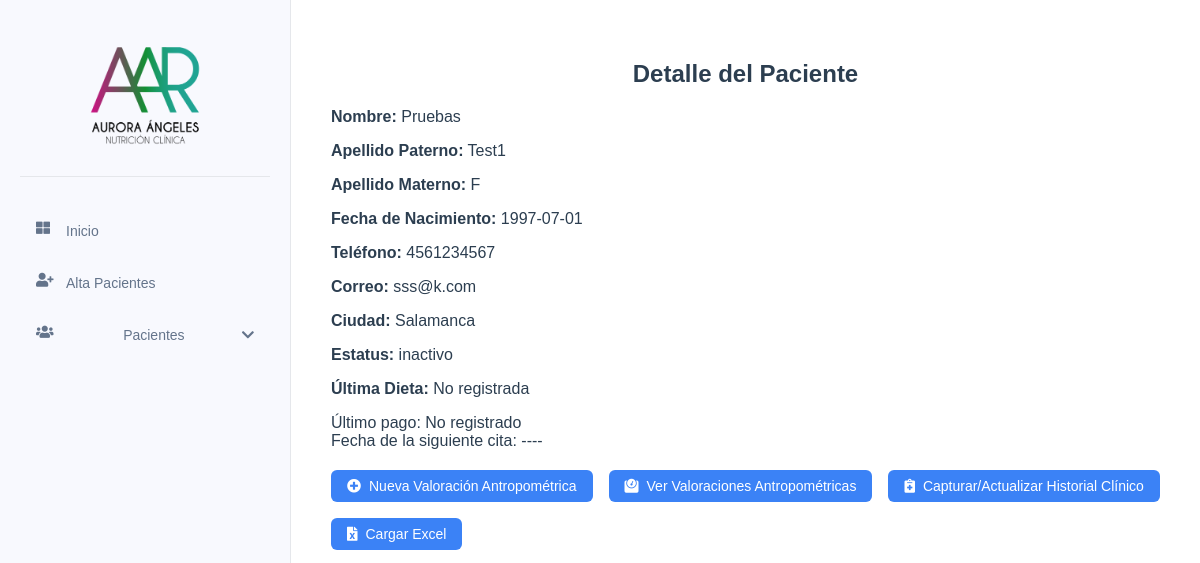
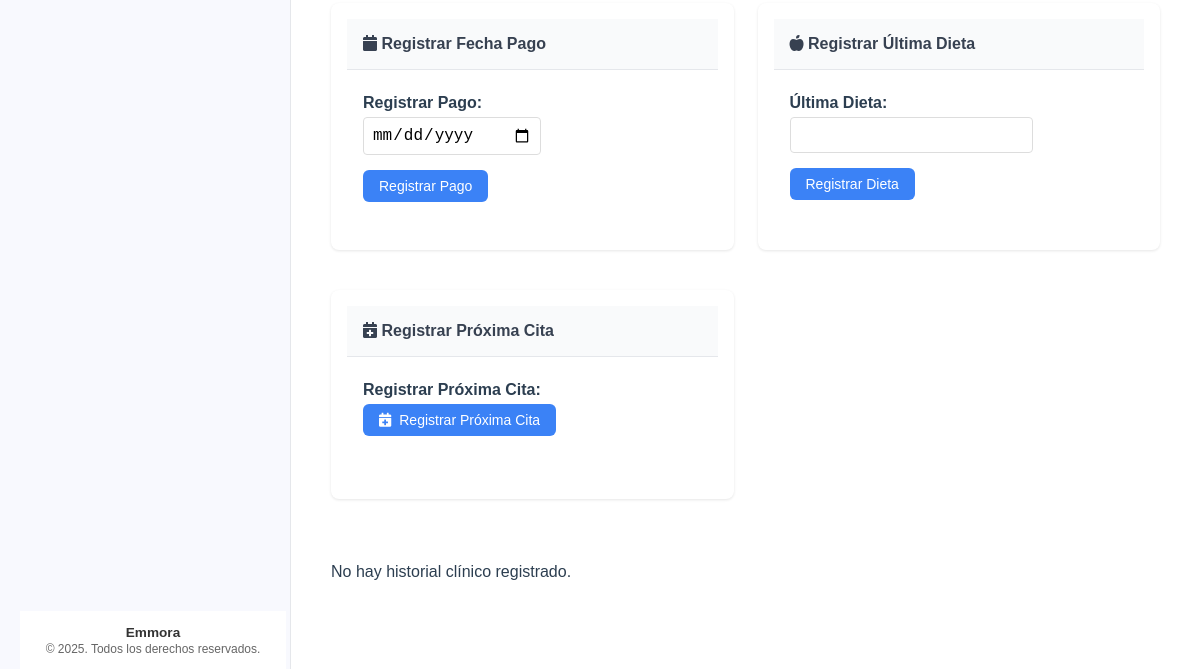
Before: /pacientes/2 with the older database file (2 pictures, top to bottom).
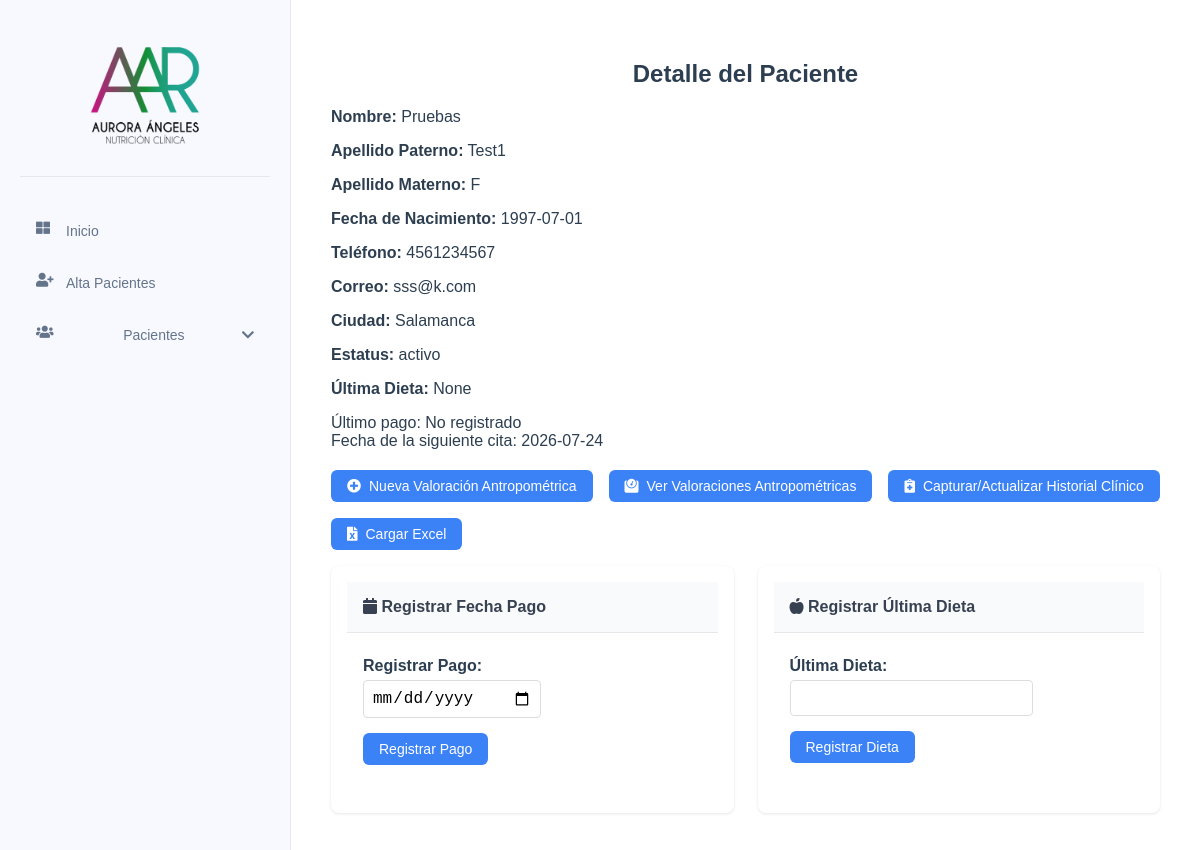
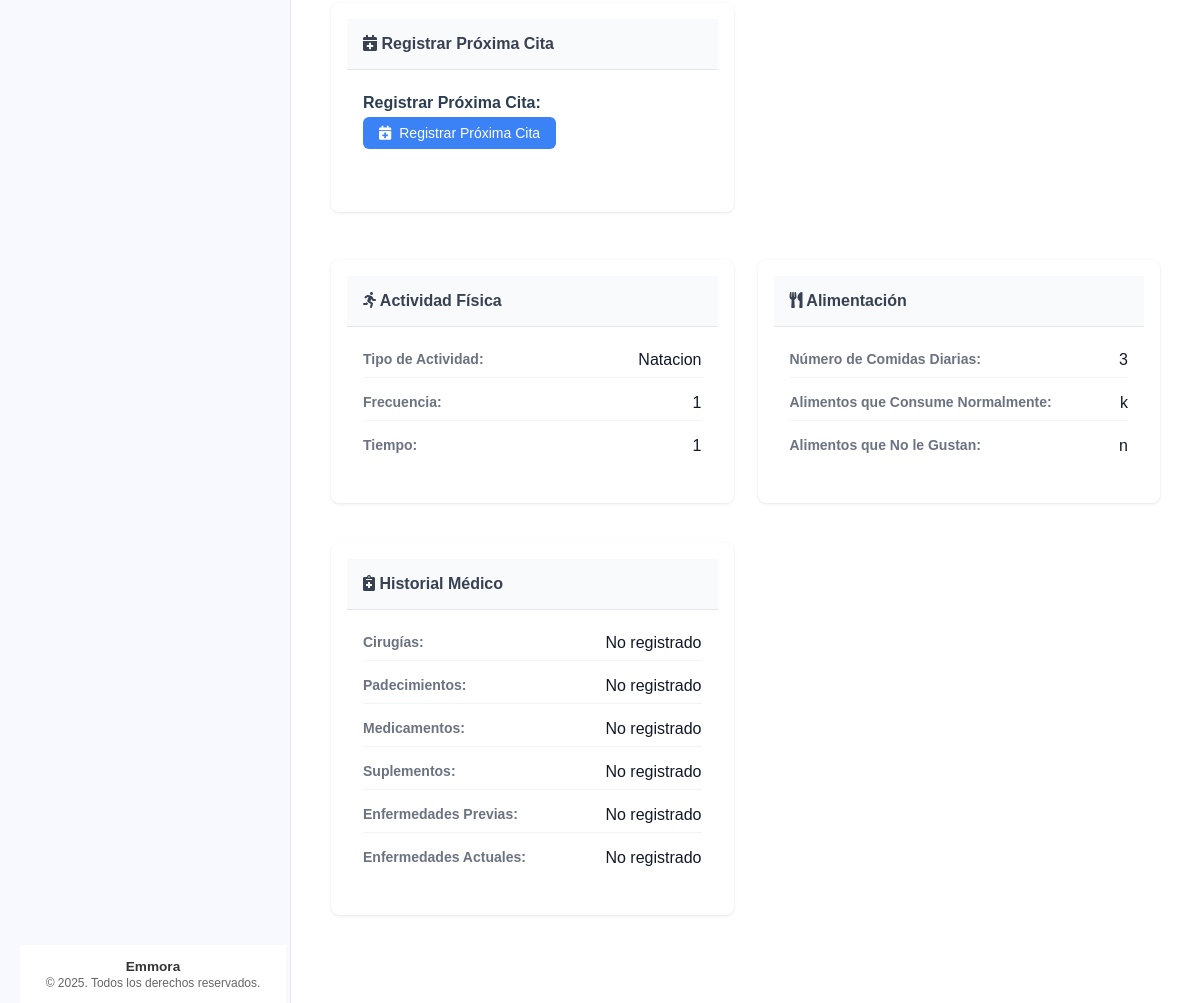
After: the same page with the newer database file (2 pictures, top to bottom).
### tables this page shows
CREATE TABLE pacientes (
    id INTEGER PRIMARY KEY AUTOINCREMENT,
    nombre TEXT NOT NULL,
    apellido_paterno TEXT NOT NULL,
    apellido_materno TEXT NOT NULL,
    fecha_nacimiento DATE NOT NULL,
    telefono TEXT NOT NULL,
    correo TEXT UNIQUE NOT NULL,
    ciudad TEXT NOT NULL,
    fecha_registro TIMESTAMP DEFAULT CURRENT_TIMESTAMP,
    status TEXT NOT NULL DEFAULT 'activo' CHECK (status IN ('activo', 'inactivo'))
);

CREATE TABLE historial_clinico (
    id INTEGER PRIMARY KEY AUTOINCREMENT,
    paciente_id INTEGER NOT NULL,
    cirugias TEXT,
    padecimientos TEXT,
    medicamentos TEXT,
    suplementos TEXT,
    enfermedades_previas TEXT,
    enfermedades_actuales TEXT,
    tipo_actividad_fisica TEXT,
    frecuencia_actividad_fisica TEXT,
    tiempo_actividad_fisica TEXT,
    numero_comidas_diarias INTEGER,
    alimentos_normales TEXT,
    alimentos_no_gustados TEXT,
    FOREIGN KEY (paciente_id) REFERENCES pacientes (id)
);

### app/controllers/pacientes.py (the view, shortened to what this page needs)
@pacientes.route('/<int:id>', methods=['GET', 'POST'])
def detalle_paciente(id):
    paciente = Paciente.obtener_por_id(id)
    if paciente is None:
        flash('Paciente no encontrado', 'error')
        return redirect(url_for('pacientes.lista_pacientes'))
    ultimo_pago = Pago.obtener_ultimo_pago(id)
    historial = HistorialClinico.obtener_por_paciente_id(id)
    ultima_valoracion = ValoracionAntropometrica.obtener_ultima_por_paciente(id)
    cita_id = request.args.get('cita_id', None)
    cita = None
    if cita_id:
        cita = Cita.obtener_por_id(cita_id)  # Asegúrate de tener un método para obtener la cita por ID
    siguiente_cita_str = Cita.obtener_siguiente_cita(id)  # Llama a la función para obtener la siguiente cita
    if siguiente_cita_str:
        siguiente_cita = datetime.combine(siguiente_cita_str, datetime.min.time())  # Convertir a datetime.datetime
    else:
        siguiente_cita = None
    today = datetime.now()  # Mantener como datetime.datetime
    return render_template('pacientes/detalle_paciente.html',
                            paciente=paciente,
                            ultimo_pago=ultimo_pago,
                            historial=historial,
                            ultima_valoracion=ultima_valoracion,
                            cita=cita,
                            siguiente_cita=siguiente_cita,
                            today=today)  # Pasar la cita al template

### app/db.py (called while the page is built)
def get_db():
    if 'db' not in g:
        try:
            g.db = sqlite3.connect(
                'pacientes.db',
                detect_types=sqlite3.PARSE_DECLTYPES
            )
            g.db.row_factory = sqlite3.Row
        except sqlite3.Error as e:
            logger.error(f"Error crítico al conectar con la base de datos SQLite: {e}")
            raise e
    return g.db

def query_db(query, args=(), one=False):
    try:
        cur = get_db().execute(query, args)
        rv = cur.fetchall()
        cur.close()
        return (rv[0] if rv else None) if one else rv
    except sqlite3.Error as e:
        logger.error(f"Error al ejecutar query: {query}. Args: {args}. Detalle: {e}")
        raise e

### app/models/cita.py (called while the page is built)
    @staticmethod
    def obtener_siguiente_cita(paciente_id):
        result = query_db('''
            SELECT fecha FROM citas
            WHERE paciente_id = ? AND fecha > ?
            ORDER BY fecha ASC LIMIT 1
        ''', [paciente_id, datetime.now()], one=True)
        return result['fecha'] if result else None

### app/models/paciente.py (called while the page is built)
    @staticmethod
    def obtener_por_id(id):
        return query_db('SELECT * FROM pacientes WHERE id = ?', [id], one=True)

### app/templates/pacientes/detalle_paciente.html (shortened to what the changed rows need)
{% extends "base/base.html" %}
{% block content %}
<div class="table-container">
    <h2 align = "center">Detalle del Paciente</h2>
    <div class="paciente-detalle">
        <p><strong>Nombre:</strong> {{ paciente['nombre'] }}</p>
        <p><strong>Apellido Paterno:</strong> {{ paciente['apellido_paterno'] }}</p>
        <p><strong>Apellido Materno:</strong> {{ paciente['apellido_materno'] }}</p>
        <p><strong>Fecha de Nacimiento:</strong> {{ paciente['fecha_nacimiento'] }}</p>
        <p><strong>Teléfono:</strong> {{ paciente['telefono'] }}</p>
        <p><strong>Correo:</strong> {{ paciente['correo'] }}</p>
        <p><strong>Ciudad:</strong> {{ paciente['ciudad'] }}</p>
        <p><strong>Estatus:</strong> {{ paciente['status'] }}</p>
        <p><strong>Última Dieta:</strong> {{ ultima_valoracion['ultima_dieta'] if ultima_valoracion else 'No registrada' }}</p>
        <div>
            <label>Último pago:</label>
            <span>{{ ultimo_pago['fecha_pago'] if ultimo_pago else 'No registrado' }}</span>
        </div>
        <div>
            <label>Fecha de la siguiente cita:</label>
            <span>
                {% if siguiente_cita and siguiente_cita > today %}
                    {{ siguiente_cita.strftime('%Y-%m-%d') }}
                {% else %}
                    ----
                {% endif %}
            </span>
        </div>
    </div>
    <div class="valoracion-grid">
    {% if historial %}
        <div class="valoracion-card">
            <h3 class="valoracion-card__title"> <i class="fas fa-running"></i>  Actividad Física</h3>
            <div class="valoracion-card__content">
                <div class="data-item">
                    <span class="data-label">Tipo de Actividad:</span>
                    <span class="data-value">{{ historial['tipo_actividad_fisica'] or 'No registrado' }}</span>
                </div>
                <div class="data-item">
                    <span class="data-label">Frecuencia:</span>
                    <span class="data-value">{{ historial['frecuencia_actividad_fisica'] or 'No registrado' }}</span>
                </div>
                <div class="data-item">
                    <span class="data-label">Tiempo:</span>
                    <span class="data-value">{{ historial['tiempo_actividad_fisica'] or 'No registrado' }}</span>
                </div>
            </div>
        </div>
        <div class="valoracion-card">
            <h3 class="valoracion-card__title"><i class="fas fa-utensils"></i> Alimentación</h3>
            <div class="valoracion-card__content">
                <div class="data-item">
                    <span class="data-label">Número de Comidas Diarias:</span>
                    <span class="data-value">{{ historial['numero_comidas_diarias'] or 'No registrado' }}</span>
                </div>
                <div class="data-item">
                    <span class="data-label">Alimentos que Consume Normalmente:</span>
                    <span class="data-value">{{ historial['alimentos_normales'] or 'No registrado' }}</span>
                </div>
                <div class="data-item">
                    <span class="data-label">Alimentos que No le Gustan:</span>
                    <span class="data-value">{{ historial['alimentos_no_gustados'] or 'No registrado' }}</span>
                </div>
            </div>
        </div>
        <div class="valoracion-card">
            <h3 class="valoracion-card__title"><i class="fas fa-notes-medical"></i> Historial Médico</h3>
            <div class="valoracion-card__content">
                <div class="data-item">
                    <span class="data-label">Cirugías:</span>
                    <span class="data-value">{{ historial['cirugias'] or 'No registrado' }}</span>
                </div>
                <div class="data-item">
                    <span class="data-label">Padecimientos:</span>
                    <span class="data-value">{{ historial['padecimientos'] or 'No registrado' }}</span>
                </div>
                <div class="data-item">
                    <span class="data-label">Medicamentos:</span>
                    <span class="data-value">{{ historial['medicamentos'] or 'No registrado' }}</span>
                </div>
                <div class="data-item">
                    <span class="data-label">Suplementos:</span>
                    <span class="data-value">{{ historial['suplementos'] or 'No registrado' }}</span>
                </div>
                <div class="data-item">
                    <span class="data-label">Enfermedades Previas:</span>
                    <span class="data-value">{{ historial['enfermedades_previas'] or 'No registrado' }}</span>
                </div>
                <div class="data-item">
                    <span class="data-label">Enfermedades Actuales:</span>
                    <span class="data-value">{{ historial['enfermedades_actuales'] or 'No registrado' }}</span>
                </div>
            </div>
        </div>
        {% else %}
            <p class="no-data">No hay historial clínico registrado.</p>
        {% endif %}
    </div>
</div>
{% endblock %}

Changed rows visible on the page:
changed pacientes "Pruebas": status "inactivo" → "activo"
added historial_clinico: tipo_actividad_fisica "Natacion", frecuencia_actividad_fisica "1", tiempo_actividad_fisica "1", numero_comidas_diarias "3", alimentos_normales "k", alimentos_no_gustados "n", cirugias "No registrado", padecimientos "No registrado", medicamentos "No registrado", suplementos "No registrado", enfermedades_previas "No registrado", enfermedades_actuales "No registrado"
Other visible differences:
{{ siguiente_cita.strftime('%Y-%m-%d') }}: (not shown) → "2026-07-24"
text no longer shown: "No registrada ---- No hay historial clínico registrado."
text now shown: "None Actividad Física Tipo de Actividad: Frecuencia: Tiempo: Alimentación Número de Comidas Diarias: Alimentos que Consume Normalmente: Alimentos que No le Gustan: Historial Médico Cirugías: Padecimientos: Medicamentos: Suplementos: Enfermedades Previas: Enfermedades Actuales:"
